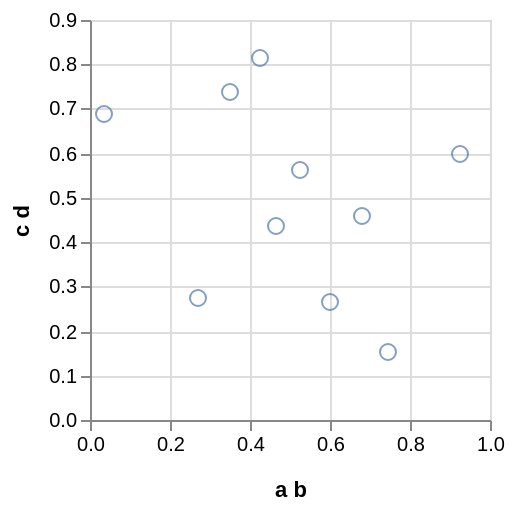

Vega-Lite specification stored for this chart:
### Vega specification from a JSON file in a GitHub repository (floating-point values rounded to 4 significant figures)
{"$schema": "https://vega.github.io/schema/vega/v3.0.json", "autosize": "pad", "padding": 5, "encode": {"update": {"stroke": {"value": "#ccc"}, "fill": {"value": "transparent"}}}, "data": [{"name": "source_0", "values": [{"a b": 0.9229, "c d": 0.5983}, {"a b": 0.682, "c d": 0.46}, {"a b": 0.03553, "c d": 0.6864}, {"a b": 0.3491, "c d": 0.7368}, {"a b": 0.4248, "c d": 0.813}, {"a b": 0.5239, "c d": 0.5616}, {"a b": 0.4668, "c d": 0.4366}, {"a b": 0.2692, "c d": 0.2747}, {"a b": 0.601, "c d": 0.2649}, {"a b": 0.7458, "c d": 0.1544}]}, {"name": "data_0", "source": "source_0", "transform": [{"type": "formula", "expr": "toNumber(datum[\"a b\"])", "as": "a b"}, {"type": "formula", "expr": "toNumber(datum[\"c d\"])", "as": "c d"}, {"type": "filter", "expr": "datum[\"a b\"] !== null && !isNaN(datum[\"a b\"]) && datum[\"c d\"] !== null && !isNaN(datum[\"c d\"])"}]}], "signals": [{"name": "width", "update": "200"}, {"name": "height", "update": "200"}], "marks": [{"name": "marks", "type": "symbol", "role": "point", "from": {"data": "data_0"}, "encode": {"update": {"x": {"scale": "x", "field": "a b"}, "y": {"scale": "y", "field": "c d"}, "stroke": {"value": "#4c78a8"}, "fill": {"value": "transparent"}, "opacity": {"value": 0.7}}}}], "scales": [{"name": "x", "type": "linear", "domain": {"data": "data_0", "field": "a b"}, "range": [0, {"signal": "width"}], "round": true, "nice": true, "zero": true}, {"name": "y", "type": "linear", "domain": {"data": "data_0", "field": "c d"}, "range": [{"signal": "height"}, 0], "round": true, "nice": true, "zero": true}], "axes": [{"scale": "x", "labelOverlap": true, "maxExtent": 25, "minExtent": 25, "orient": "bottom", "tickCount": 5, "title": "a b", "zindex": 1}, {"scale": "x", "domain": false, "grid": true, "labels": false, "orient": "bottom", "tickCount": 5, "ticks": false, "zindex": 0, "gridScale": "y"}, {"scale": "y", "maxExtent": 25, "minExtent": 25, "orient": "left", "title": "c d", "zindex": 1}, {"scale": "y", "domain": false, "grid": true, "labels": false, "orient": "left", "ticks": false, "zindex": 0, "gridScale": "x"}]}
